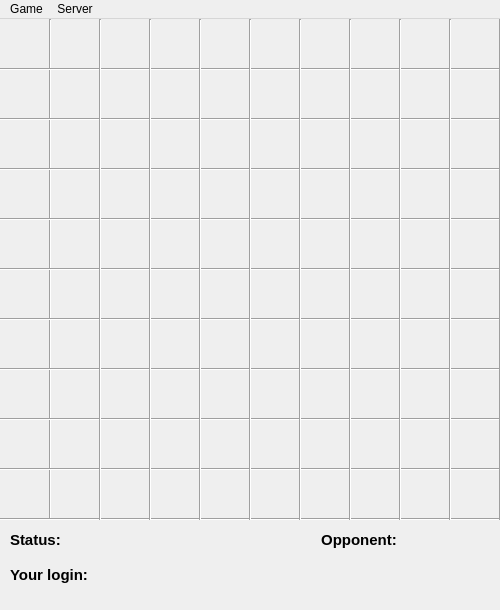
<?xml version="1.0" encoding="UTF-8"?>
<ui version="4.0">
 <class>MainWindow</class>
 <widget class="QMainWindow" name="MainWindow">
  <property name="geometry">
   <rect>
    <x>0</x>
    <y>0</y>
    <width>500</width>
    <height>610</height>
   </rect>
  </property>
  <property name="minimumSize">
   <size>
    <width>500</width>
    <height>610</height>
   </size>
  </property>
  <property name="maximumSize">
   <size>
    <width>500</width>
    <height>610</height>
   </size>
  </property>
  <property name="windowTitle">
   <string>virus war</string>
  </property>
  <widget class="QWidget" name="centralWidget">
   <widget class="QLabel" name="labelStatus">
    <property name="geometry">
     <rect>
      <x>10</x>
      <y>510</y>
      <width>531</width>
      <height>21</height>
     </rect>
    </property>
    <property name="font">
     <font>
      <pointsize>11</pointsize>
      <weight>75</weight>
      <italic>false</italic>
      <bold>true</bold>
      <underline>false</underline>
      <strikeout>false</strikeout>
      <kerning>true</kerning>
     </font>
    </property>
    <property name="text">
     <string>Status:   </string>
    </property>
   </widget>
   <widget class="QLabel" name="labelOpponent">
    <property name="geometry">
     <rect>
      <x>200</x>
      <y>510</y>
      <width>201</width>
      <height>21</height>
     </rect>
    </property>
    <property name="maximumSize">
     <size>
      <width>16777215</width>
      <height>21</height>
     </size>
    </property>
    <property name="font">
     <font>
      <pointsize>11</pointsize>
      <weight>75</weight>
      <italic>false</italic>
      <bold>true</bold>
      <underline>false</underline>
      <strikeout>false</strikeout>
      <kerning>true</kerning>
     </font>
    </property>
    <property name="text">
     <string>Opponent: </string>
    </property>
    <property name="alignment">
     <set>Qt::AlignRight|Qt::AlignTrailing|Qt::AlignVCenter</set>
    </property>
   </widget>
   <widget class="Line" name="line_6">
    <property name="geometry">
     <rect>
      <x>40</x>
      <y>0</y>
      <width>20</width>
      <height>501</height>
     </rect>
    </property>
    <property name="orientation">
     <enum>Qt::Vertical</enum>
    </property>
   </widget>
   <widget class="Line" name="line_8">
    <property name="geometry">
     <rect>
      <x>0</x>
      <y>40</y>
      <width>501</width>
      <height>20</height>
     </rect>
    </property>
    <property name="orientation">
     <enum>Qt::Horizontal</enum>
    </property>
   </widget>
   <widget class="Line" name="line_13">
    <property name="geometry">
     <rect>
      <x>0</x>
      <y>90</y>
      <width>501</width>
      <height>20</height>
     </rect>
    </property>
    <property name="orientation">
     <enum>Qt::Horizontal</enum>
    </property>
   </widget>
   <widget class="Line" name="line_14">
    <property name="geometry">
     <rect>
      <x>0</x>
      <y>140</y>
      <width>501</width>
      <height>20</height>
     </rect>
    </property>
    <property name="orientation">
     <enum>Qt::Horizontal</enum>
    </property>
   </widget>
   <widget class="Line" name="line_15">
    <property name="geometry">
     <rect>
      <x>0</x>
      <y>240</y>
      <width>501</width>
      <height>20</height>
     </rect>
    </property>
    <property name="orientation">
     <enum>Qt::Horizontal</enum>
    </property>
   </widget>
   <widget class="Line" name="line_9">
    <property name="geometry">
     <rect>
      <x>0</x>
      <y>190</y>
      <width>501</width>
      <height>20</height>
     </rect>
    </property>
    <property name="orientation">
     <enum>Qt::Horizontal</enum>
    </property>
   </widget>
   <widget class="Line" name="line_16">
    <property name="geometry">
     <rect>
      <x>0</x>
      <y>290</y>
      <width>501</width>
      <height>20</height>
     </rect>
    </property>
    <property name="orientation">
     <enum>Qt::Horizontal</enum>
    </property>
   </widget>
   <widget class="Line" name="line_17">
    <property name="geometry">
     <rect>
      <x>0</x>
      <y>390</y>
      <width>501</width>
      <height>20</height>
     </rect>
    </property>
    <property name="orientation">
     <enum>Qt::Horizontal</enum>
    </property>
   </widget>
   <widget class="Line" name="line_10">
    <property name="geometry">
     <rect>
      <x>0</x>
      <y>340</y>
      <width>501</width>
      <height>20</height>
     </rect>
    </property>
    <property name="orientation">
     <enum>Qt::Horizontal</enum>
    </property>
   </widget>
   <widget class="Line" name="line_18">
    <property name="geometry">
     <rect>
      <x>0</x>
      <y>440</y>
      <width>501</width>
      <height>20</height>
     </rect>
    </property>
    <property name="orientation">
     <enum>Qt::Horizontal</enum>
    </property>
   </widget>
   <widget class="Line" name="line_19">
    <property name="geometry">
     <rect>
      <x>0</x>
      <y>490</y>
      <width>501</width>
      <height>20</height>
     </rect>
    </property>
    <property name="orientation">
     <enum>Qt::Horizontal</enum>
    </property>
   </widget>
   <widget class="Line" name="line_7">
    <property name="geometry">
     <rect>
      <x>90</x>
      <y>0</y>
      <width>20</width>
      <height>501</height>
     </rect>
    </property>
    <property name="orientation">
     <enum>Qt::Vertical</enum>
    </property>
   </widget>
   <widget class="Line" name="line_11">
    <property name="geometry">
     <rect>
      <x>140</x>
      <y>0</y>
      <width>20</width>
      <height>501</height>
     </rect>
    </property>
    <property name="orientation">
     <enum>Qt::Vertical</enum>
    </property>
   </widget>
   <widget class="Line" name="line_12">
    <property name="geometry">
     <rect>
      <x>190</x>
      <y>0</y>
      <width>20</width>
      <height>501</height>
     </rect>
    </property>
    <property name="orientation">
     <enum>Qt::Vertical</enum>
    </property>
   </widget>
   <widget class="Line" name="line_20">
    <property name="geometry">
     <rect>
      <x>240</x>
      <y>0</y>
      <width>20</width>
      <height>501</height>
     </rect>
    </property>
    <property name="orientation">
     <enum>Qt::Vertical</enum>
    </property>
   </widget>
   <widget class="Line" name="line_21">
    <property name="geometry">
     <rect>
      <x>390</x>
      <y>0</y>
      <width>20</width>
      <height>501</height>
     </rect>
    </property>
    <property name="orientation">
     <enum>Qt::Vertical</enum>
    </property>
   </widget>
   <widget class="Line" name="line_22">
    <property name="geometry">
     <rect>
      <x>290</x>
      <y>0</y>
      <width>20</width>
      <height>501</height>
     </rect>
    </property>
    <property name="orientation">
     <enum>Qt::Vertical</enum>
    </property>
   </widget>
   <widget class="Line" name="line_23">
    <property name="geometry">
     <rect>
      <x>340</x>
      <y>0</y>
      <width>20</width>
      <height>501</height>
     </rect>
    </property>
    <property name="orientation">
     <enum>Qt::Vertical</enum>
    </property>
   </widget>
   <widget class="Line" name="line_24">
    <property name="geometry">
     <rect>
      <x>440</x>
      <y>0</y>
      <width>20</width>
      <height>501</height>
     </rect>
    </property>
    <property name="orientation">
     <enum>Qt::Vertical</enum>
    </property>
   </widget>
   <widget class="Line" name="line_25">
    <property name="geometry">
     <rect>
      <x>490</x>
      <y>0</y>
      <width>20</width>
      <height>501</height>
     </rect>
    </property>
    <property name="orientation">
     <enum>Qt::Vertical</enum>
    </property>
   </widget>
   <widget class="QLabel" name="labelYourLogin">
    <property name="geometry">
     <rect>
      <x>10</x>
      <y>540</y>
      <width>531</width>
      <height>31</height>
     </rect>
    </property>
    <property name="font">
     <font>
      <pointsize>11</pointsize>
      <weight>75</weight>
      <italic>false</italic>
      <bold>true</bold>
      <underline>false</underline>
      <strikeout>false</strikeout>
      <kerning>true</kerning>
     </font>
    </property>
    <property name="text">
     <string>Your login:</string>
    </property>
   </widget>
  </widget>
  <widget class="QMenuBar" name="menuBar">
   <property name="geometry">
    <rect>
     <x>0</x>
     <y>0</y>
     <width>500</width>
     <height>26</height>
    </rect>
   </property>
   <widget class="QMenu" name="menuFile">
    <property name="title">
     <string>Game</string>
    </property>
    <addaction name="actionStart"/>
    <addaction name="actionQuit"/>
    <addaction name="actionLeave"/>
   </widget>
   <widget class="QMenu" name="menuServer">
    <property name="title">
     <string>Server</string>
    </property>
    <widget class="QMenu" name="menuSave_1">
     <property name="title">
      <string>Save 1</string>
     </property>
     <addaction name="actionSave_1"/>
     <addaction name="actionDownload_1"/>
    </widget>
    <widget class="QMenu" name="menuSave_2">
     <property name="title">
      <string>Save 2</string>
     </property>
     <addaction name="actionSave_2"/>
     <addaction name="actionDownload_2"/>
    </widget>
    <widget class="QMenu" name="menuSave_3">
     <property name="title">
      <string>Save 3</string>
     </property>
     <addaction name="actionSave_3"/>
     <addaction name="actionDownload_3"/>
    </widget>
    <addaction name="menuSave_1"/>
    <addaction name="menuSave_2"/>
    <addaction name="menuSave_3"/>
   </widget>
   <addaction name="menuFile"/>
   <addaction name="menuServer"/>
  </widget>
  <action name="actionStart">
   <property name="text">
    <string>Start</string>
   </property>
   <property name="shortcut">
    <string>Ctrl+S</string>
   </property>
  </action>
  <action name="actionQuit">
   <property name="text">
    <string>Quit</string>
   </property>
   <property name="shortcut">
    <string>Ctrl+Q</string>
   </property>
  </action>
  <action name="actionLeave">
   <property name="text">
    <string>Leave</string>
   </property>
   <property name="shortcut">
    <string>Ctrl+L</string>
   </property>
  </action>
  <action name="actionSave_2">
   <property name="text">
    <string>Save</string>
   </property>
  </action>
  <action name="actionDownload_2">
   <property name="text">
    <string>Download</string>
   </property>
  </action>
  <action name="actionDownload_1">
   <property name="text">
    <string>Download</string>
   </property>
  </action>
  <action name="actionSave_3">
   <property name="text">
    <string>Save</string>
   </property>
  </action>
  <action name="actionDownload_3">
   <property name="text">
    <string>Download</string>
   </property>
  </action>
  <action name="actionSave_1">
   <property name="text">
    <string>Save</string>
   </property>
  </action>
 </widget>
 <layoutdefault spacing="6" margin="11"/>
 <resources/>
 <connections/>
</ui>
